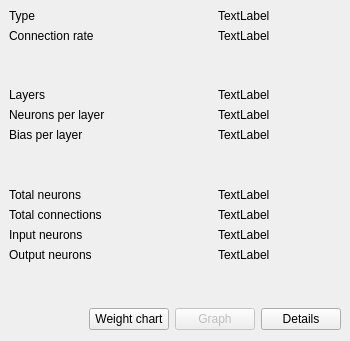
<ui version="4.0" >
 <class>NetworkOverview</class>
 <widget class="QWidget" name="NetworkOverview" >
  <property name="geometry" >
   <rect>
    <x>0</x>
    <y>0</y>
    <width>328</width>
    <height>341</height>
   </rect>
  </property>
  <property name="windowTitle" >
   <string>Form</string>
  </property>
  <layout class="QGridLayout" >
   <property name="margin" >
    <number>9</number>
   </property>
   <property name="spacing" >
    <number>6</number>
   </property>
   <item row="4" column="0" colspan="2" >
    <widget class="QLabel" name="label_16" >
     <property name="text" >
      <string>Neurons per layer</string>
     </property>
    </widget>
   </item>
   <item row="0" column="3" colspan="2" >
    <widget class="QLabel" name="networkTypeLabel" >
     <property name="text" >
      <string>TextLabel</string>
     </property>
    </widget>
   </item>
   <item row="1" column="0" colspan="2" >
    <widget class="QLabel" name="label_14" >
     <property name="text" >
      <string>Connection rate</string>
     </property>
    </widget>
   </item>
   <item row="9" column="0" colspan="2" >
    <widget class="QLabel" name="label_20" >
     <property name="text" >
      <string>Input neurons</string>
     </property>
    </widget>
   </item>
   <item row="5" column="0" >
    <widget class="QLabel" name="label_17" >
     <property name="text" >
      <string>Bias per layer</string>
     </property>
    </widget>
   </item>
   <item row="13" column="2" colspan="2" >
    <widget class="QPushButton" name="graphButton" >
     <property name="enabled" >
      <bool>false</bool>
     </property>
     <property name="text" >
      <string>Graph</string>
     </property>
    </widget>
   </item>
   <item row="10" column="3" colspan="2" >
    <widget class="QLabel" name="outputNeuronsLabel" >
     <property name="text" >
      <string>TextLabel</string>
     </property>
    </widget>
   </item>
   <item row="7" column="0" colspan="2" >
    <widget class="QLabel" name="label_18" >
     <property name="text" >
      <string>Total neurons </string>
     </property>
    </widget>
   </item>
   <item row="6" column="0" >
    <spacer>
     <property name="orientation" >
      <enum>Qt::Vertical</enum>
     </property>
     <property name="sizeHint" >
      <size>
       <width>20</width>
       <height>40</height>
      </size>
     </property>
    </spacer>
   </item>
   <item row="13" column="4" >
    <widget class="QPushButton" name="detailsButton" >
     <property name="text" >
      <string>Details</string>
     </property>
    </widget>
   </item>
   <item row="3" column="0" colspan="2" >
    <widget class="QLabel" name="label_15" >
     <property name="text" >
      <string>Layers</string>
     </property>
    </widget>
   </item>
   <item row="5" column="3" colspan="2" >
    <widget class="QLabel" name="biasLabel" >
     <property name="text" >
      <string>TextLabel</string>
     </property>
    </widget>
   </item>
   <item row="8" column="3" colspan="2" >
    <widget class="QLabel" name="totalConnectionsLabel" >
     <property name="text" >
      <string>TextLabel</string>
     </property>
    </widget>
   </item>
   <item row="13" column="0" >
    <spacer>
     <property name="orientation" >
      <enum>Qt::Horizontal</enum>
     </property>
     <property name="sizeHint" >
      <size>
       <width>131</width>
       <height>25</height>
      </size>
     </property>
    </spacer>
   </item>
   <item row="3" column="3" colspan="2" >
    <widget class="QLabel" name="layersNumberLabel" >
     <property name="text" >
      <string>TextLabel</string>
     </property>
    </widget>
   </item>
   <item row="9" column="3" colspan="2" >
    <widget class="QLabel" name="inputNeuronsLabel" >
     <property name="text" >
      <string>TextLabel</string>
     </property>
    </widget>
   </item>
   <item row="7" column="3" colspan="2" >
    <widget class="QLabel" name="totalNeuronsLabel" >
     <property name="text" >
      <string>TextLabel</string>
     </property>
    </widget>
   </item>
   <item row="8" column="0" colspan="2" >
    <widget class="QLabel" name="label_19" >
     <property name="text" >
      <string>Total connections</string>
     </property>
    </widget>
   </item>
   <item row="10" column="0" colspan="2" >
    <widget class="QLabel" name="label_21" >
     <property name="text" >
      <string>Output neurons</string>
     </property>
    </widget>
   </item>
   <item row="0" column="0" colspan="2" >
    <widget class="QLabel" name="label_13" >
     <property name="text" >
      <string>Type</string>
     </property>
    </widget>
   </item>
   <item row="1" column="3" colspan="2" >
    <widget class="QLabel" name="connectionRateLabel" >
     <property name="text" >
      <string>TextLabel</string>
     </property>
    </widget>
   </item>
   <item row="2" column="0" >
    <spacer>
     <property name="orientation" >
      <enum>Qt::Vertical</enum>
     </property>
     <property name="sizeHint" >
      <size>
       <width>20</width>
       <height>40</height>
      </size>
     </property>
    </spacer>
   </item>
   <item row="4" column="3" colspan="2" >
    <widget class="QLabel" name="neuronsLabel" >
     <property name="text" >
      <string>TextLabel</string>
     </property>
    </widget>
   </item>
   <item row="13" column="1" >
    <widget class="QPushButton" name="weightsButton" >
     <property name="text" >
      <string>Weight chart</string>
     </property>
    </widget>
   </item>
   <item rowspan="2" row="11" column="0" colspan="5" >
    <spacer>
     <property name="orientation" >
      <enum>Qt::Vertical</enum>
     </property>
     <property name="sizeHint" >
      <size>
       <width>20</width>
       <height>40</height>
      </size>
     </property>
    </spacer>
   </item>
  </layout>
 </widget>
 <resources/>
 <connections/>
</ui>
